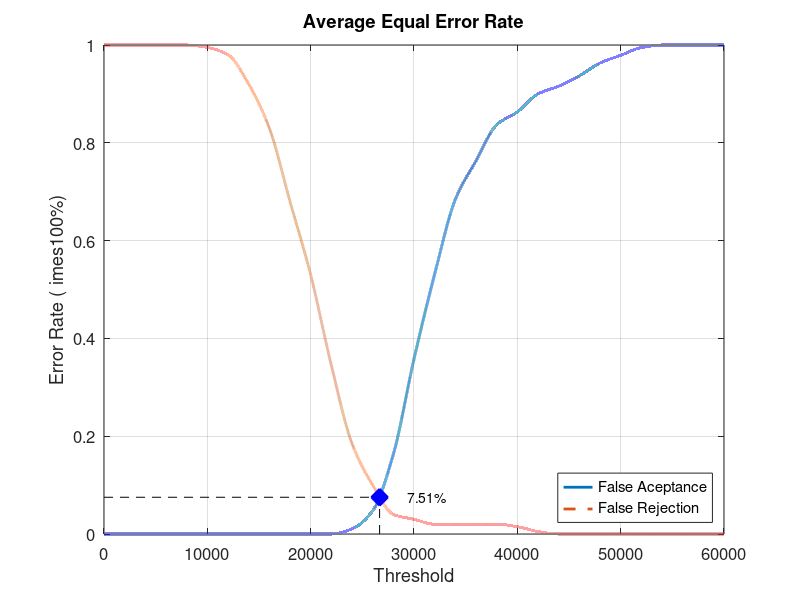
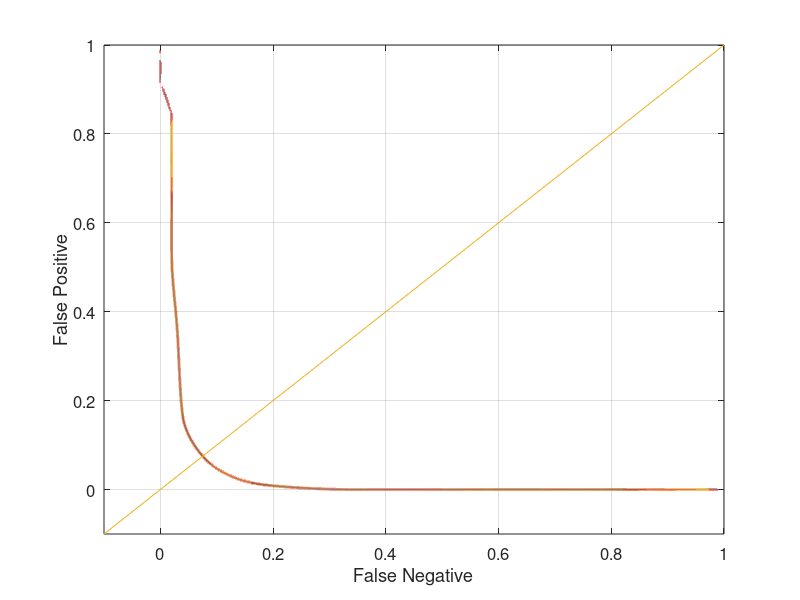

The MATLAB source for these figures, in order:
close all;
clear;
clc;
x = 0:2000:60000;
xq = 0:0.5:60000;

y0 = [0 0 0 0 0 0 0 0 0 0 0 0 0.0105263 0.0473684 0.163158 0.357895 0.531579 0.684211 0.763158 0.836842 0.863158 0.9 0.915789 0.936842 0.963158 0.978947 0.994737 1 1 1 1]
yy0 = interp1(x, y0, xq, 'pchip');
y1 = [1 1 1 1 1 0.995 0.98 0.92 0.83 0.68 0.53 0.345 0.185 0.1 0.04 0.03 0.02 0.02 0.02 0.02 0.015 0.005 0 0 0 0 0 0 0 0 0]
yy1 = interp1(x, y1, xq, 'pchip');

% Calculating EER: 
y2 = abs(y0 - y1);
find(y2 == min(y2))
yy2 = abs(yy0 - yy1);
xEER = find(yy2 == min(yy2));
xEERIndex = xq(xEER) % X-axis EER
yEER = yy0(xEER) % Y-axis EER

main = figure
plot(xq, yy0,'-','LineWidth', 2);	hold on
plot(xq, yy1,'--','LineWidth', 2);	hold on
plot([xEERIndex xEERIndex], [0 yEER], 'k--');	hold on
plot([0 xEERIndex], [yEER yEER], 'k--');	hold on
plot(xEERIndex, yEER, 'bx', 'LineWidth', 10);	hold on
text(xEERIndex + 10 * xEERIndex / 100, yEER, [num2str(round((10000 * yEER)) / 100) '%'])
legend('False Aceptance', 'False Rejection', 'Location', 'SouthEast')
xlabel('Threshold')
ylabel('Error Rate (	imes100%)')
title('Average Equal Error Rate')
set(gca, 'FontSize', 12)
axis([0 60000 0 1])
grid on

print(main, 'Database3_1Main', '-dpng');
FNRxFPR = figure('Color', [1 1 1]);
plot(yy1, yy0, '-', yy1, yy0, 'LineWidth', 2);
hold on
y = -0.1:0.1:1
plot(y, y); 
set(gca, 'FontSize', 12)
xlabel('False Negative')
ylabel('False Positive')
axis([-0.1 1 -0.1 1])
set(gca, 'FontSize', 12)
grid on

print(FNRxFPR, 'Database3_1FNRxFPR','-dpng');
